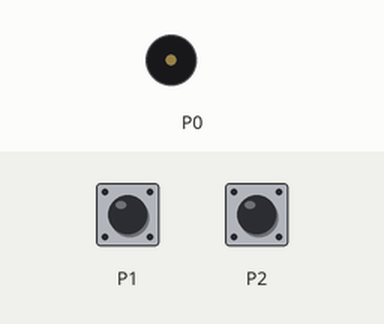
Simulated run of this program. Board: BBC micro:bit (MakeCode). Parts: buzzer (waves = sounding). The test bench sets the inputs (shaded band).

Above: at 1.2 s.
1.3 s: touch pin P1 pressed for 0.15 s
At 9.2 s:
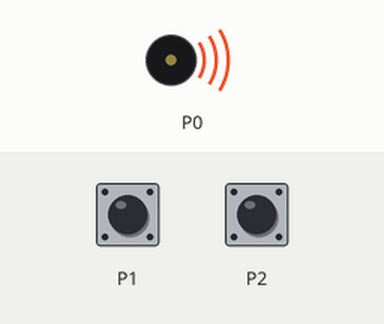
Timing chart, 0 to 10.4 s (numbered marks = the images above; inputs shaded):
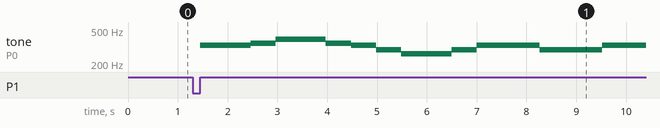

Measured:
- after the input at 1.3 s, tone on P0: plays 330 Hz for 1.0 s, 349 Hz for 0.51 s, 392 Hz for 1.0 s, 349 Hz for 0.51 s, 330 Hz for 0.51 s, 294 Hz for 0.51 s … (11 notes in this stretch), starting after 0.15 s

The program:

main.ts
```typescript
input.onPinPressed(TouchPin.P2, function () {
    music.startMelody(music.builtInMelody(Melodies.Blues), MelodyOptions.Once)
})
input.onPinPressed(TouchPin.P1, function () {
    music.startMelody(music.builtInMelody(Melodies.Ode), MelodyOptions.Once)
})
```

test.ts
```typescript
// aquí va el archivo "tests"; esto no se compilará cuando este paquete se utilice como una extensión.
```
